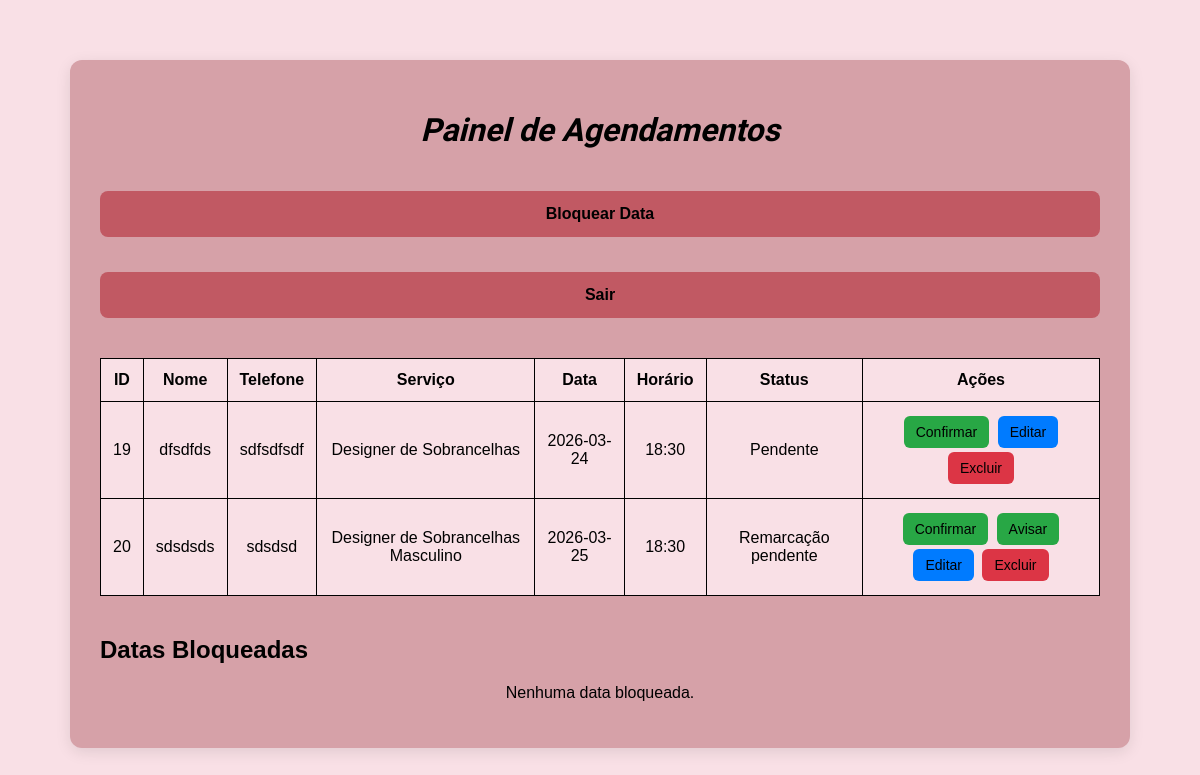
Before: /admin (signed in) with the older database file.
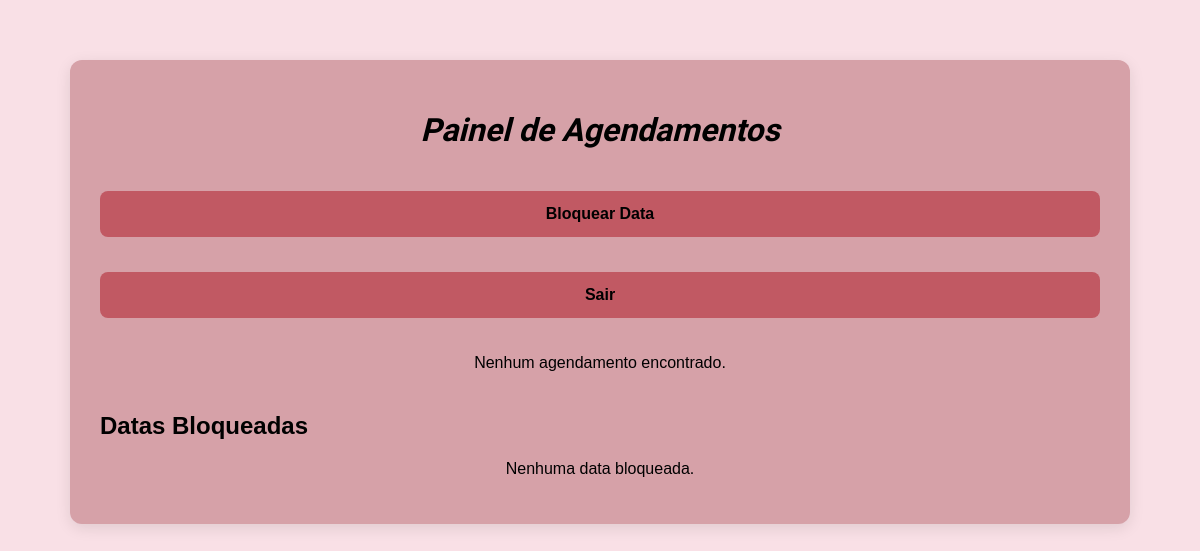
After: the same page with the newer database file.
### tables this page shows
CREATE TABLE agendamentos (
            id INTEGER PRIMARY KEY AUTOINCREMENT,
            nome TEXT NOT NULL,
            telefone TEXT NOT NULL,
            servico TEXT NOT NULL,
            data TEXT NOT NULL,
            horario TEXT NOT NULL
        , status TEXT DEFAULT 'Pendente');

### app.py (the view)
@app.route("/admin")
def admin():
    if not session.get("admin_logado"):
        return redirect(url_for("login"))
    conn = sqlite3.connect(DB_PATH)
    cursor = conn.cursor()
    cursor.execute("""
    SELECT id, nome, telefone, servico, data, horario, status
    FROM agendamentos
    ORDER BY data, horario
""")
    agendamentos = cursor.fetchall()
    cursor.execute("""
        SELECT id, data, motivo
        FROM bloqueios
        ORDER BY data
    """)
    bloqueios = cursor.fetchall()
    conn.close()
    return render_template("admin.html", agendamentos=agendamentos, bloqueios=bloqueios)

### templates/admin.html (shortened to what this page needs)
<!DOCTYPE html>
<html lang="pt-BR">
<head>
    <link rel="stylesheet" href="{{ url_for('static', filename='style.css') }}">
</head>
<body>
    <div class="container admin-container">
        <h1>Painel de Agendamentos</h1>
        <a href="{{ url_for('bloquear_data') }}" class="botao" style="margin-bottom: 15px;">Bloquear Data</a>
        <a href="{{ url_for('logout') }}" class="botao" style="background: #c15963; margin-bottom: 20px;">Sair</a>
        {% if agendamentos %}
            <div class="tabela-responsive">
                <table>
                    <thead>
    <tr>
        <th>ID</th>
        <th>Nome</th>
        <th>Telefone</th>
        <th>Serviço</th>
        <th>Data</th>
        <th>Horário</th>
        <th>Status</th>
        <th>Ações</th>
    </tr>
</thead>
<tbody>
    {% for agendamento in agendamentos %}
    <tr>
        <td>{{ agendamento[0] }}</td>
        <td>{{ agendamento[1] }}</td>
        <td>{{ agendamento[2] }}</td>
        <td>{{ agendamento[3] }}</td>
        <td>{{ agendamento[4] }}</td>
        <td>{{ agendamento[5] }}</td>
        <td>{{ agendamento[6] }}</td>
        <td>
            {% if agendamento[6] != 'Confirmado' %}
                <a href="{{ url_for('confirmar', id=agendamento[0]) }}" class="acao confirmar">Confirmar</a>
            {% endif %}
            {% if agendamento[6] == 'Remarcação pendente' %}
                <a href="{{ url_for('avisar_remarcacao', id=agendamento[0]) }}" class="acao confirmar">Avisar</a>
            {% endif %}
            <a href="{{ url_for('editar', id=agendamento[0]) }}" class="acao editar">Editar</a>
            <a href="{{ url_for('excluir', id=agendamento[0]) }}" class="acao excluir" onclick="return confirm('Tem certeza que deseja excluir este agendamento?')">Excluir</a>
        </td>
    </tr>
    {% endfor %}
</tbody>
                </table>
            </div>
        {% else %}
            <p>Nenhum agendamento encontrado.</p>
        {% endif %}
        <h2 style="margin-top: 40px;">Datas Bloqueadas</h2>
        {% if bloqueios %}
            <table>
                <thead>
                    <tr>
                        <th>ID</th>
                        <th>Data</th>
                        <th>Motivo</th>
                        <th>Ação</th>
                    </tr>
                </thead>
                <tbody>
                    {% for bloqueio in bloqueios %}
                    <tr>
                        <td>{{ bloqueio[0] }}</td>
                        <td>{{ bloqueio[1] }}</td>
                        <td>{{ bloqueio[2] if bloqueio[2] else "Sem motivo" }}</td>
                        <td>
                            <a href="{{ url_for('desbloquear_data', id=bloqueio[0]) }}" class="acao excluir" onclick="return confirm('Deseja desbloquear esta data?')">Desbloquear</a>
                        </td>
                    <tr>
                    {% endfor %}
                </tbody>
            </table>
        {% else %}
            <p>Nenhuma data bloqueada.</p>
        {% endif %}
    </div>
</body>
</html>

### static/style.css (style rules this page uses)
body { font-family: Arial, sans-serif; background: #f9e0e6; margin: 0; padding: 0; }
.container { width: 90%; max-width: 500px; margin: 60px auto; background: #d6a1a8; padding: 30px; border-radius: 12px; box-shadow: 0 4px 15px rgba(0,0,0,0.1); }
h1 { font-family: "Titillium Web", sans-serif; font-weight: 850; font-style: italic; text-align: center; color: black; }
p { text-align: center; color: black; }
button, .botao { background: #c15963; color: black; border: none; text-decoration: none; display: inline-block; text-align: center; margin-top: 20px; cursor: pointer; font-weight: bold; padding: 14px 20px; border-radius: 8px; width: 100%; box-sizing: border-box; }
.container { animation: fadeIn 0.4s ease; }
.admin-container { max-width: 1000px; }

Changed rows visible on the page:
removed agendamentos: id "19", nome "dfsdfds", telefone "sdfsdfsdf", servico "Designer de Sobrancelhas", data "2026-03-24", horario "18:30", status "Pendente"
removed agendamentos: id "20", nome "sdsdsds", telefone "sdsdsd", servico "Designer de Sobrancelhas Masculino", data "2026-03-25", horario "18:30", status "Remarcação pendente"
Other visible differences:
text no longer shown: "ID Nome Telefone Serviço Data Horário Status Ações"
text now shown: "Nenhum agendamento encontrado."
